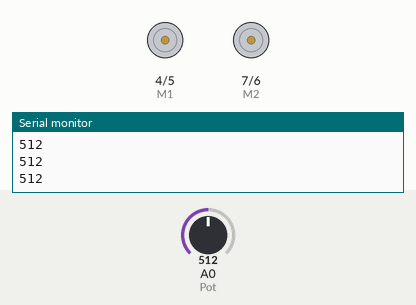
Simulated run of this sketch. Board: Arduino Uno, built with avr-gcc and run on an emulated ATmega328P. Shown: direction and speed pins drawn as motors (green arrow = direction pin HIGH = forward, orange = LOW = backward, longer = more drive), the last lines printed to the serial monitor. The inputs (shaded band) are chosen by the test bench; at power-on: A0 (Pot) = 512.

Above: at 1.2 s.
1.3 s: A0 (Pot) set to 716
At 2.1 s:
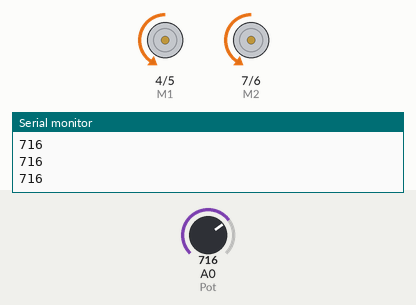
2.8 s: A0 (Pot) set to 900
At 3.9 s:
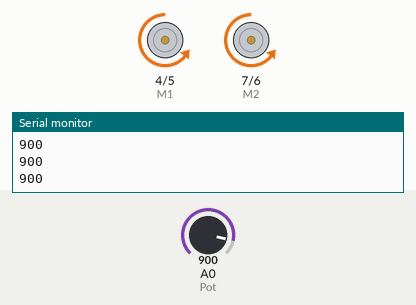
4.3 s: A0 (Pot) set to 511
At 4.6 s:
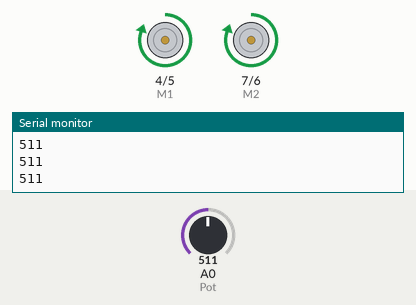
5.8 s: A0 (Pot) set to 306
At 6.4 s:
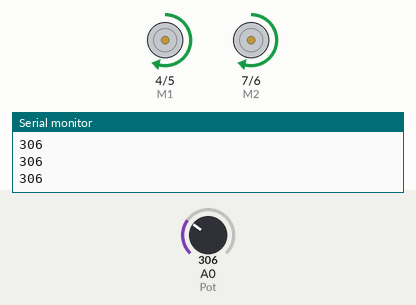
7.3 s: A0 (Pot) set to 122
At 8.3 s:
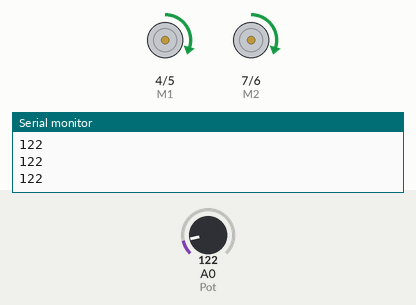
8.8 s: A0 (Pot) set to 0
At 10.2 s:
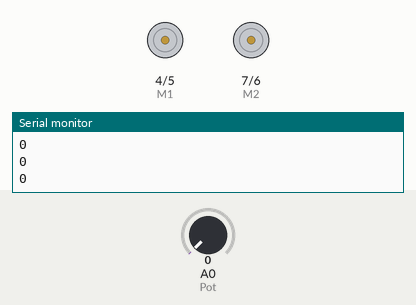
Timing chart, 0 to 11.3 s (numbered marks = the images above; inputs shaded):
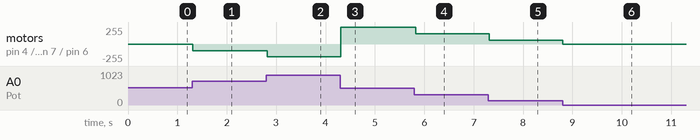

Measured:
- after the input at 1.3 s, motor on pin 4 (M1) / pin 5 (E1), motor on pin 7 (M2) / pin 6 (E2): stopped → backward 101/255 at once
- after the input at 2.8 s, motor on pin 4 (M1) / pin 5 (E1), motor on pin 7 (M2) / pin 6 (E2): backward 101/255 → backward 193/255 at once
- after the input at 4.3 s, motor on pin 4 (M1) / pin 5 (E1), motor on pin 7 (M2) / pin 6 (E2): backward 193/255 → forward 254/255 at once
- after the input at 5.8 s, motor on pin 4 (M1) / pin 5 (E1), motor on pin 7 (M2) / pin 6 (E2): forward 254/255 → forward 152/255 at once
- after the input at 7.3 s, motor on pin 4 (M1) / pin 5 (E1), motor on pin 7 (M2) / pin 6 (E2): forward 152/255 → forward 60/255 at once
- after the input at 8.8 s, motor on pin 4 (M1) / pin 5 (E1), motor on pin 7 (M2) / pin 6 (E2): forward 60/255 → stopped at once

The sketch:

DC_motor_with_potentiometer.ino
```cpp
//------------------------------------------------------------------------------
// Programa para Ejercitar un Motor de CD (Corriente Directa)
//
// Para controlar la velocidad del motor se emplean señales moduladas por el
// del pulso que presentan, conocidas como señales PWM (Pulse Width Modulation)
//
// Se emplea un potenciómetro para determinar cuánto se moverá un motor.
//------------------------------------------------------------------------------

//-----[ Constantes y Variables ]-----
// Terminales PWM (Arduido) conectadas al módulo L298n para controlar velocidad:
int E1 = 5;   //
int M1 = 4;   //
int E2 = 6;   //
int M2 = 7;   //
//------------------------------------------------------------------------------
void setup()
{
    Serial.begin (9600);  // Velocidad de la comunicación
    pinMode(M1, OUTPUT);  // Configurada como salida
    pinMode(M2, OUTPUT);  // Configurada como salida
}
//------------------------------------------------------------------------------
void loop()
{
  int potentiometerVal = analogRead(A0);  // Lectura de la señal del Pot
  Serial.println(potentiometerVal);       // Impresión del valor
  move_motors(potentiometerVal);          // Movimiento del motor
}
//------------------------------------------------------------------------------
//-----[ RUTINA para Mover el Motor ]-----
void move_motors(int potValue)
{
  if (potValue < 512)                  // Verifica en que dirección está el Pot
   {                                   // a la Izquierda o a la Derecha
     int mappedVal = map(potValue,0,512,0,255); // Calcula el valor ajustado
     // Vamos hacia Adelante
    digitalWrite(M1,HIGH);
    digitalWrite(M2, HIGH);
    analogWrite(E1, mappedVal);       // Señal de control de la velocidad (PWM)
    analogWrite(E2, mappedVal);       // Señal de control de la velocidad (PWM)
    delay(30);
   } else
   {
    // Vamos hacia Atrás
    int mappedVal = map(potValue-512,0,512,0,255); // Calcula el valor ajustado
    digitalWrite(M1,LOW);
    digitalWrite(M2, LOW);
    analogWrite(E1, mappedVal);       // Señal de control de la velocidad (PWM)
    analogWrite(E2, mappedVal);       // Señal de control de la velocidad (PWM)
    delay(30);
   }
}
//------------------------------------------------------------------------------
```
